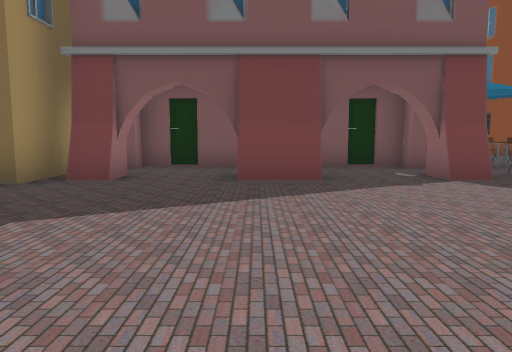
View 1 (above)

24 first-person views from a walk through a scene from a Unity 3-D project. The camera is 1.3 m above the floor, tilts 6° down and sees 70° across. Doors are open. The floor is counted in squares, 2 m on a side. Each view is taken from the middle of a square. On the plan, view 1 faces up. The plan holds only what a view shows up to about 11 squares ahead; the rest is blank. The place goes on beyond the plan. The player character is not drawn.

View 2
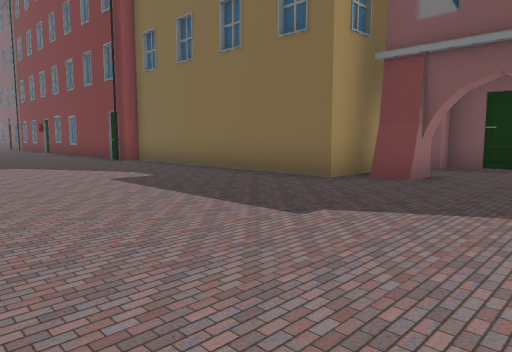

View 3
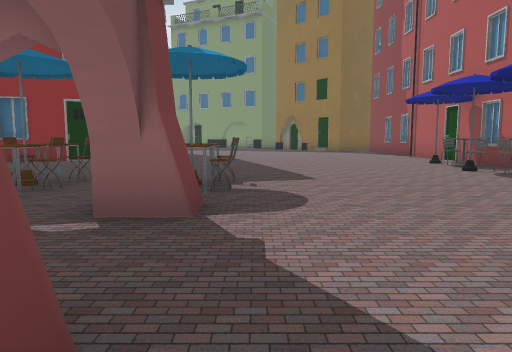

View 4
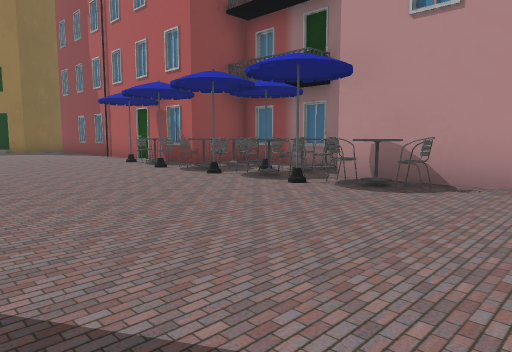

View 5
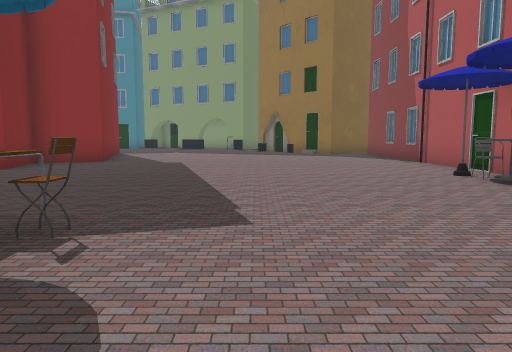

View 6
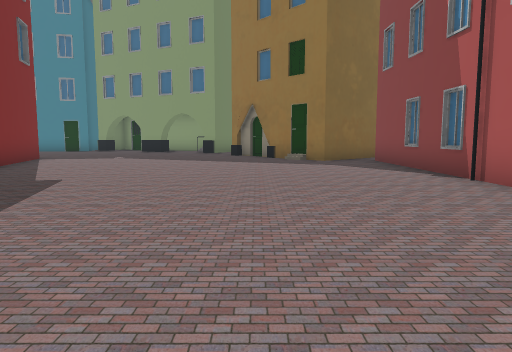

View 7
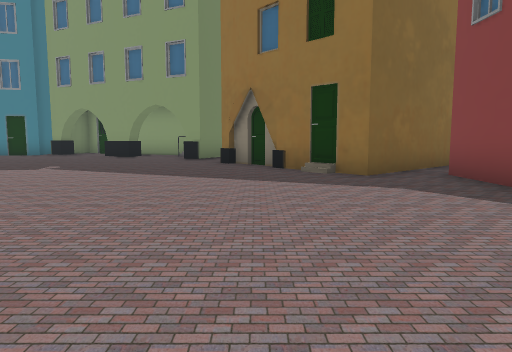

View 8
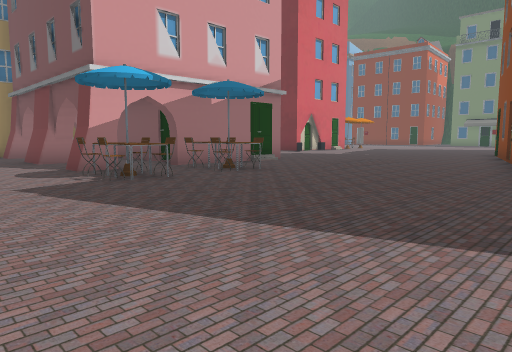

View 9
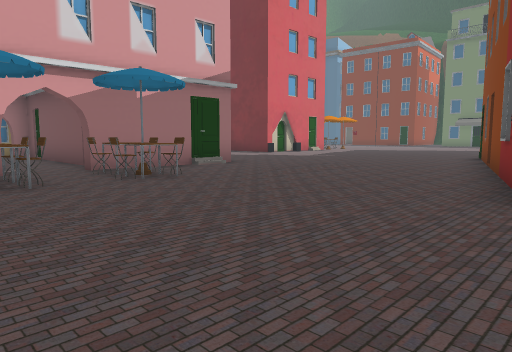

View 10
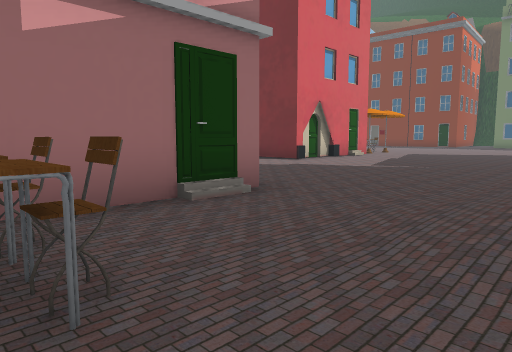

View 11
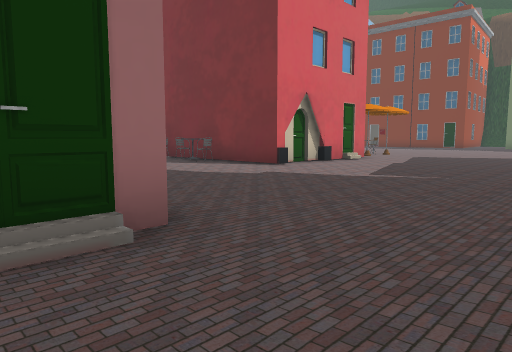

View 12
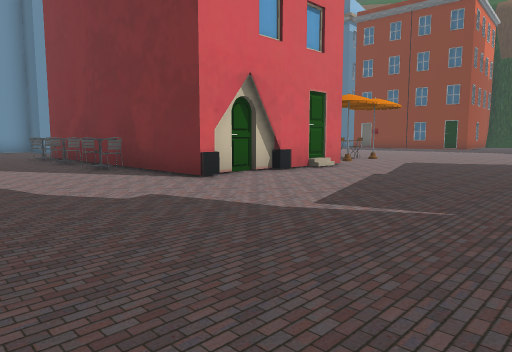

View 13
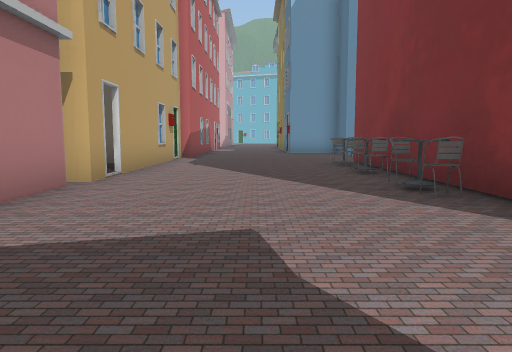

View 14
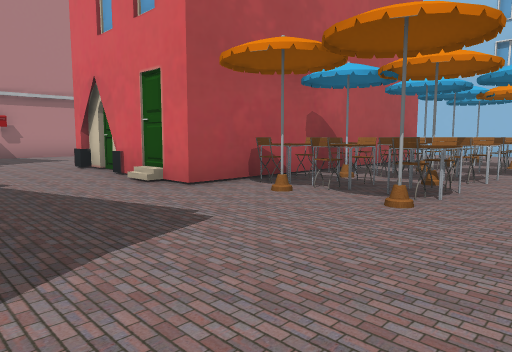

View 15
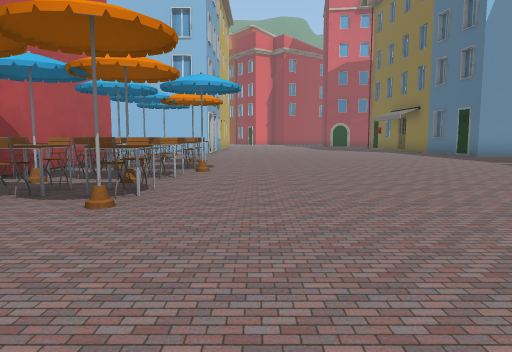

View 16
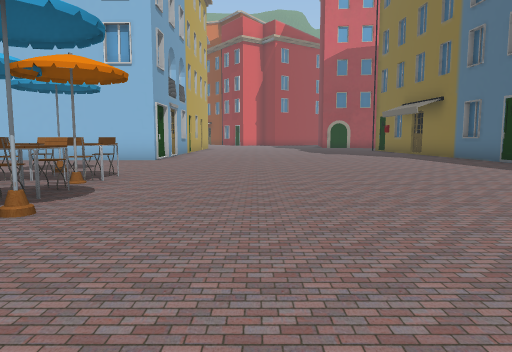

View 17
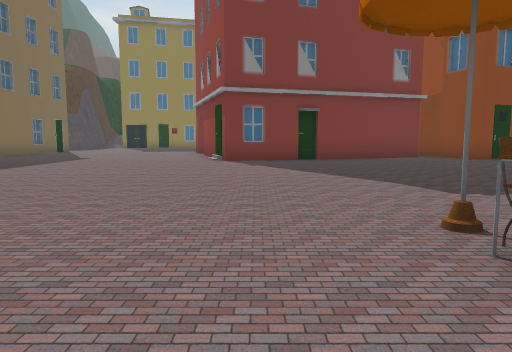

View 18
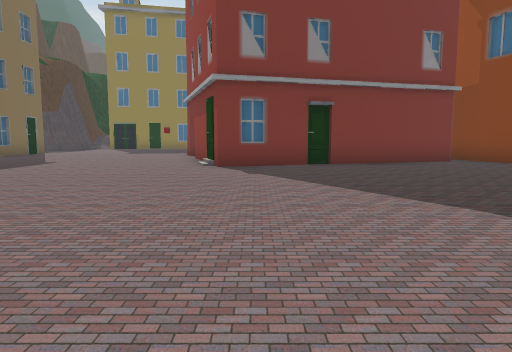

View 19
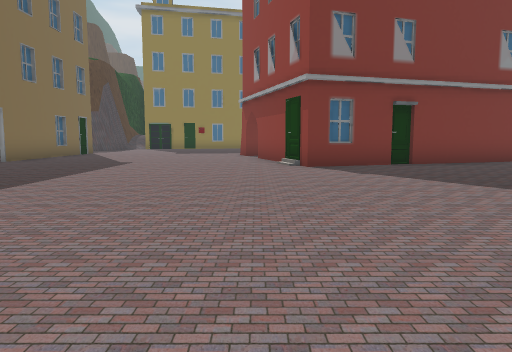

View 20
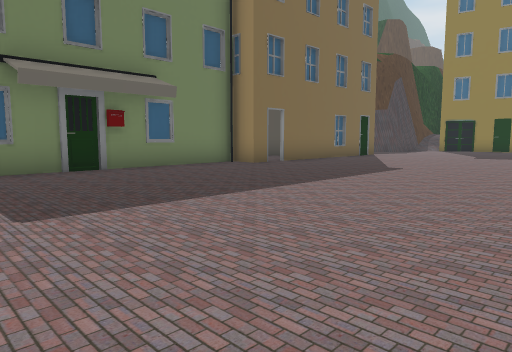

View 21
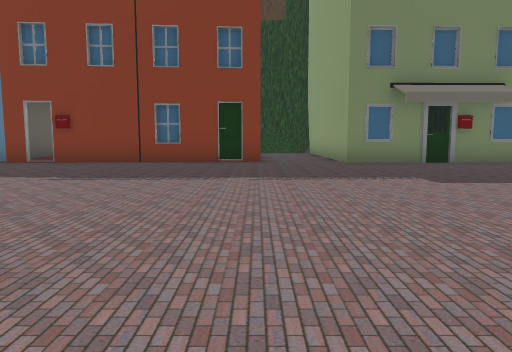

View 22
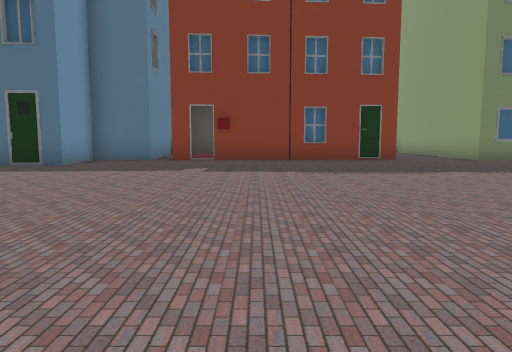

View 23
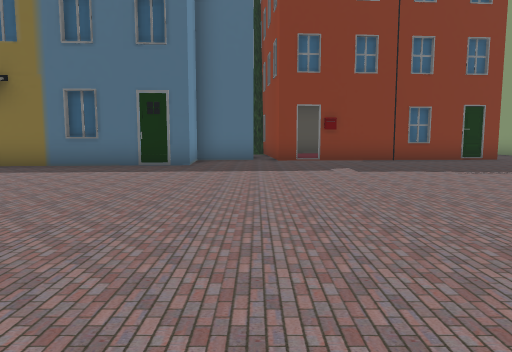

View 24
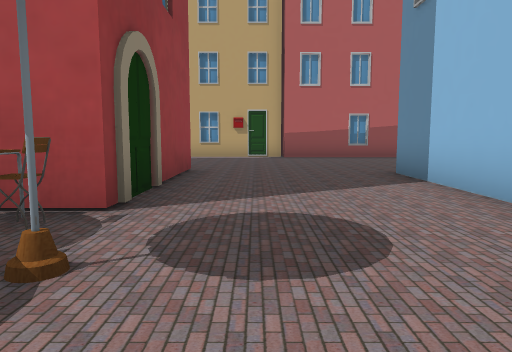

### Floor plan
Points are (right, up) in squares from view 1. A wall is a line through its corners. A room is listed if a view was taken in it or the views show most of it. See-through windows are left out.
Room 1 (views 1, 2, 3, 4, 5, 6, 7, 8, 9, 10, 11, 12, 13, 14, 15, 16, 17, 18, 19, 20, 21, 22, 23, 24)
walls: (9, 19.6) (7.1, 25.9) (10.1, 26.8); (0.1, 17) (0.1, 16.6) (-7.7, 16.6) (-7.7, 20.6); (0, 18.6) (0, 16.9); (3.6, 11.5) (3.6, 8.5); (3.3, 8.2) (1.6, 8.2); (-3, 11.5) (-1.5, 11.5); (-4, 11.5) (-3.3, 11.5); (3.6, 6.4) (3.6, 5.6) (3, 5.6) (3, 6.4); (-6.4, 20.8) (0.1, 20.8) (0.1, 18.2); (1, 6.4) (1, 5.6) (-0.4, 5.6); (-2.2, 5.6) (-3, 5.6); (17.5, 9.5) (12.8, 8.1) (12.3, 9.6) (10.5, 9.1) (7.7, 18.5) (10, 19.1); (-8.8, 11.5) (-4.5, 11.5); (-3.3, 5.1) (-9.9, 5.1); (8.3, 33.8) (7.7, 33.8) (7.7, 34.6) (1.4, 34.4) (1.3, 35.5); (10.1, 33.9) (8.8, 33.8); (-11.5, 23.1) (-11.6, 17.2); (-0.8, 34.8) (-6.3, 34.4); (8.2, -0.4) (17.5, -0.4); (0.9, -0.4) (1.9, -0.4); (-9.9, 4.7) (-10.9, 4.7); (-6.8, 34.4) (-7.4, 34.3) (-7.4, 35); (4.5, -2.2) (7.7, -2.2) (7.7, -0.4); (19.8, 3.3) (20.5, 3.9); (17.3, 1.1) (19.4, 3); (19.6, 2.8) (20, 3.1); (-8.1, 34.6) (-9.7, 34.5) (-9.6, 32.6) (-12.5, 32.4); (22.1, 4.5) (21.7, 4.7) (21.9, 5.2)
ways out: opening at (-1.5, 6); opening at (0.5, 7); open door at (-6.5, 34); open door at (-4, 12); open door at (5, 35); open door at (8.5, 34)
objects: other object (-8, 22); other object (-7, 16); other object (-7, 21) to (-7, 22); other object (-7, 23); other object (-6, 16); other object (-6, 22); other object (-6, 23) to (-5, 23); other object (-5, 16); other object (-5, 21) to (-5, 22); other object (-4, 16); other object (-4, 22); other object (-4, 23) to (-3, 24); other object (-3, 16); other object (-3, 21) to (-3, 22); other object (-2, 16); other object (-2, 21) to (-1, 22); other object (-2, 23) to (-1, 23); other object (0, 22); other object (0, 24); other object (2, 0); other object (3, 0); other object (3, 1); other object (4, -1); other object (4, 0); other object (4, 8); other object (5, -1); other object (5, 0); other object (5, 1); other object (5, 5) to (5, 6); other object (5, 7); other object (5, 8); other object (6, -1); other object (6, 0); other object (7, -1); other object (7, 0); other object (7, 1); other object (8, 0); other object (9, 0); other object (9, 1)

Positions as (right, up) in squares from view 1, and headings:
1: (0, 0), facing up
2: (0, 0), facing up-left
3: (0, 5), facing right
4: (0, 5), facing down-right
5: (3, 4), facing right
6: (7, 3), facing right
7: (11, 3), facing right
8: (11, 3), facing up-left
9: (11, 5), facing up-left
10: (7, 8), facing up-left
11: (6, 10), facing up-left
12: (5, 13), facing up-left
13: (2, 14), facing left
14: (3, 25), facing down-left
15: (3, 25), facing left
16: (-1, 26), facing left
17: (-3, 25), facing right
18: (-1, 25), facing right
19: (-1, 27), facing right
20: (1, 27), facing up-right
21: (-1, 25), facing up
22: (-5, 24), facing up
23: (-8, 24), facing up
24: (-9, 24), facing down
